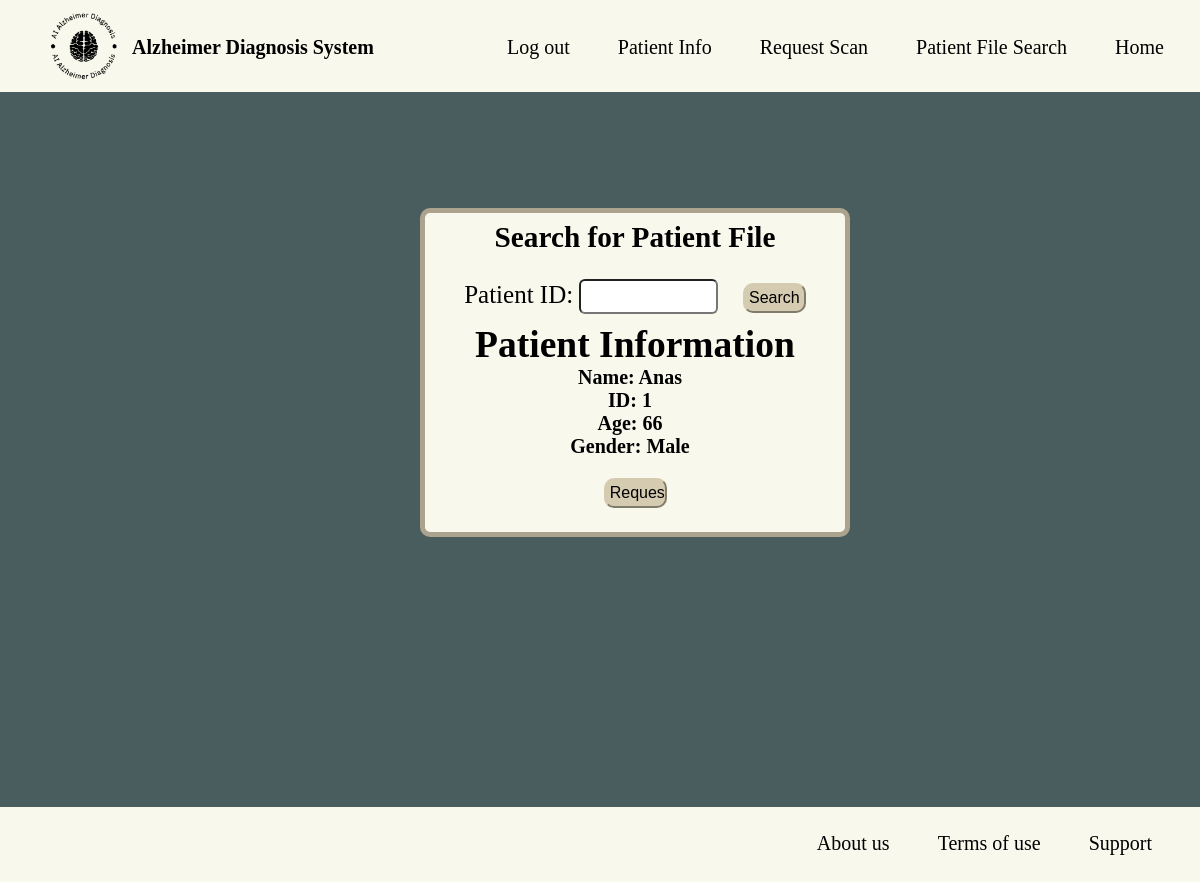
The page /request?patient_id=1 (signed in) on the database its author committed.
### gp/models.py (models this page shows, shortened)
class PatientInfo(db.Model):
    __tablename__ = "patient_info"
    id = db.Column(db.Integer, primary_key=True)
    username = db.Column(db.String(32), index=True)
    patient_id = db.Column(db.String(32), unique=True, index=True)
    age = db.Column(db.String(32))
    gender = db.Column(db.String(32))
    patients = db.relationship('Patient', backref='patient_info', lazy=True)
    patient_request = db.relationship('ScanRequest', backref='patient_info', lazy=True)

### gp/patients/views.py (the view, shortened to what this page needs)
@patients.route("/request", methods=["GET", "POST"])
@login_required
def request_scan():
    search_form = RequestSearchForm()
    request_form = RequestForm()
    if search_form.validate_on_submit() and search_form.submit.data:
        patient_info = PatientInfo.query.filter_by(patient_id=search_form.patient_id.data).first()
        if patient_info:
            return redirect(url_for("patients.request_scan", patient_id=patient_info.patient_id))  # Pass patient_id as query parameter
        else:
            flash("No patient found with this ID.", "warning")
    patient_id = request.args.get('patient_id')
    if patient_id:
        patient_info = PatientInfo.query.filter_by(patient_id=patient_id).first()
        return render_template("request_scan.html", search_form=search_form, request_form=request_form, patient_info=patient_info)
    return render_template("request_scan.html", search_form=search_form, request_form=request_form)

### gp/patients/forms.py
class RequestSearchForm(FlaskForm):
    patient_id = StringField("Patient ID: ", validators=[DataRequired()])
    submit = SubmitField('Search')

class RequestForm(FlaskForm):
    submit = SubmitField('Request')

### gp/models.py (called while the page is built)
@login_manager.user_loader
def load_user(user_id):
    return Doctor.query.get(int(user_id))

### gp/templates/request_scan.html (shortened to what this page needs)
{% extends "base.html" %}
{% block content %}
<br>
<div class="rectangleRs">
    <div class="container">
        <div><h3>Search for Patient File</h3></div>
        <form method="POST">
           <div class"patientid"> {{ search_form.patient_id.label }} {{ search_form.patient_id() }}
            &nbsp;&nbsp; {{ search_form.submit() }}</div>
        </form>
        {% if patient_info %}
            <div>
                <h2>Patient Information</h2>
                <p>Name: {{ patient_info.username }}</p>
                <p>ID: {{ patient_info.patient_id }}</p>
                <p>Age: {{ patient_info.age }}</p>
                <p>Gender: {{ patient_info.gender }}</p>
                <form method="POST">
                    {{ request_form.submit() }}
                </form>
            </div>
        {% endif %}
    </div>
</div>
{% endblock %}

### gp/static/CSS/style.css (style rules this page uses)
html, body { height: 100%; }
body { background-color: #4a5d5e; color: #ffffff; font-size: 25px; }
* { margin: 0; padding: 0; }
p { font-weight: bolder; font-size: 20px; margin-right: 10px; flex: 0.3; }

### gp/templates/request_scan.html (style rules this page uses)
.rectangleRs { padding-bottom:2%; margin-top: 15%; margin-left: 35%; margin-bottom: 22.5%; border-radius: 10px; border: 5px solid #aba38e; width: 35%; background-color: #f8f8ec; text-align: center; flex-direction: column; align-items: center; justify-content: center; color:black; }
.rectangleRs div { margin-top:2%; }
.rectangleRs input[type="text"] { border-radius: 6px; font-size: 16px; padding: 1%; width: 30%; font-size: 20px; }
.rectangleRs input[type="submit"] { font-size: 16px; padding: 1%; width: 15%; margin-top: 20px; border-radius: 10px; cursor: pointer; border-color: #d5cbb0; background-color: #d5cbb0; }

### rows shown on the page
PatientInfo: username "Anas", patient_id "1", age "66", gender "Male"

### other values the page prints
{{ search_form.patient_id.label }} "Patient ID:"
